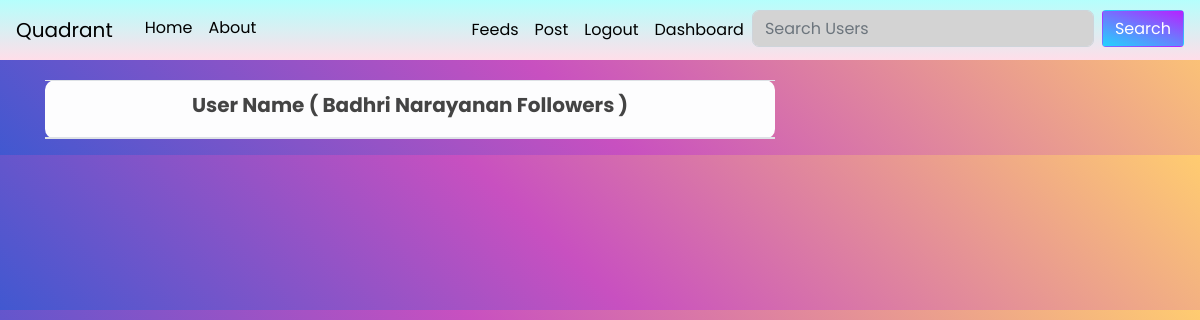
The page /account/followers (signed in) on the database as committed earlier.
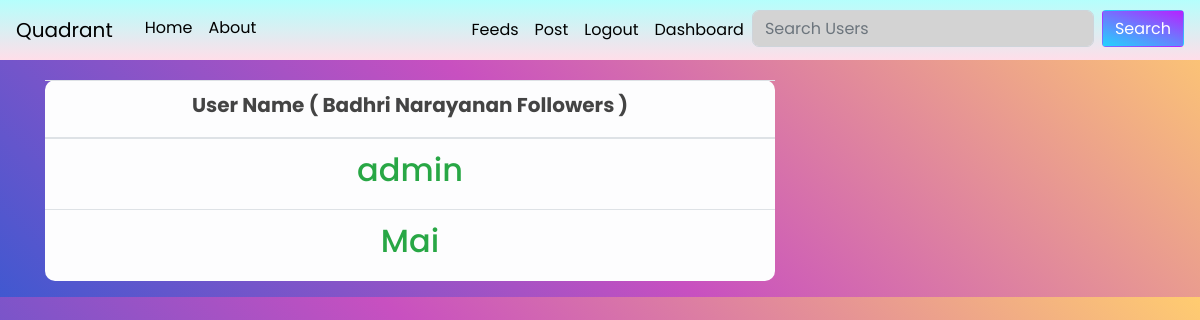
The same page on the database as committed later.
### flaskblog/models.py (models this page shows)
class User(db.Model,UserMixin):
    id = db.Column(db.Integer, primary_key=True)
    username = db.Column(db.String(20), unique=True ,nullable=False)
    email = db.Column(db.String(120), unique=True, nullable=False)
    image_file = db.Column(db.String(20), nullable=False, default='default.png')
    password = db.Column(db.String(60), nullable=False)
    posts = db.relationship('Post', backref='author', lazy=True)
    comments = db.relationship('Comment', backref='user', lazy=True,cascade="all, delete-orphan")
    likes = db.relationship('Like', backref='user', lazy=True,cascade="all, delete-orphan")
    def __repr__(self):
        return f"User('{self.username}', '{self.email}', '{self.image_file}')"

class Follow(db.Model):
    id = db.Column(db.Integer, primary_key=True)
    UserName = db.Column(db.String(20))
    FollowedBy=db.Column(db.String(20))

### flaskblog/routes.py (the view)
@app.route("/account/followers")
def followers():
    followers=Follow.query.filter_by(UserName=current_user.username).all()
    followers_list=[each.FollowedBy for each in followers]
    print(current_user)
    return render_template('followers.html', title='Followers',followers_list=followers_list)

### flaskblog/forms.py
class SearchForm(FlaskForm):
    searched = StringField('Searched',
                        validators=[DataRequired()])
    submit = SubmitField('Searched')

### flaskblog/models.py (called while the page is built)
@login_manager.user_loader
def load_user(user_id):
    return User.query.get(int(user_id))

### flaskblog/routes.py (called while the page is built)
@app.context_processor
def layout():
    form=SearchForm()
    return dict(form=form)

### flaskblog/templates/followers.html
{% extends "layout.html" %}
{% block content %}
<table class="table table-hover table-light" style="border-radius: 10px;">
  <thead>
    <tr>
     <th scope="col" style="text-align: center;"><h5><b> User Name (  {{ current_user.username }}   Followers )</b></h5></th>
    </tr>
  </thead>
    <tbody>
      {% for follower in followers_list%}
      <tr>
        <td colspan="1">
          <h2>
            <a  href="/user/{{follower}}" > <h2 class="text-success" style="text-align: center;">
              {{follower}}
            </h2> </a></td>
      </tr>
      {% endfor %}
    </tbody>
  </table>
{% endblock content %}

### flaskblog/templates/layout.html (shortened to what this page needs)
<!DOCTYPE html>
<html>
<head>
    <link rel="stylesheet" href="https://maxcdn.bootstrapcdn.com/bootstrap/4.0.0/css/bootstrap.min.css">
    <link rel="stylesheet" type="text/css" href="{{ url_for('static', filename='main.css') }}">
    <link rel="stylesheet" href="https://cdnjs.cloudflare.com/ajax/libs/font-awesome/4.7.0/css/font-awesome.min.css">
</head>
<body>
    <header class="site-header">
      <nav class="navbar navbar-expand-md navbar-light  fixed-top" style="background-color: #FFDEE9;
      background-image: linear-gradient(0deg, #FFDEE9 0%, #B5FFFC 100%);
      ;
      ">
          <a style="color:black;" class="navbar-brand mr-4 " href="/">Quadrant</a>
          <div class="collapse navbar-collapse" id="navbarToggle">
            <div class="navbar-nav mr-auto">
              <a class="nav-item nav-link mb-1" href="{{ url_for('home') }}">Home</a>
              <a class="nav-item nav-link mb-1 " href="{{ url_for('about') }}">About</a>
            </div>
            <div class="navbar-nav">
              {% if current_user.is_authenticated %}
                 <a class="nav-item nav-link  " href="{{ url_for('feed') }}"> Feeds</a>
                  <a class="nav-item nav-link  " href="{{ url_for('new_post') }}">Post</a>
                  <a class="nav-item nav-link " href="{{ url_for('logout') }}">Logout</a>
                  <a class="nav-item nav-link " href="{{ url_for('account') }}">Dashboard</a>
              {% else %}
                 <a class="nav-item nav-link " href="{{ url_for('login') }}">Login</a>
                 <a class="nav-item nav-link " href="{{ url_for('register') }}">Register</a>
                 {% endif %}
                <form method="POST" action="{{url_for('search')}}" class="d-flex" style="width:100%">
                  <input style="height:37px;border-radius: 7px;background-color: lightgray;" class="form-control" type="search" placeholder="Search Users" aria-label="Search" name="searched">
                  <button class="btn text-white ml-2"  type="submit" style="height:37px;background-color: #21D4FD;
                  background-image: linear-gradient(19deg, #21D4FD 0%, #B721FF 100%);
                  ">Search</button>
                </form>
              </div>
          </div>
      </nav>
    </header>
    <main role="main" class="container">
      <div class="row">
        <div class="col-md-8">
          {% block content %}
          {% endblock %}
        </div>
      </div>
    </main>
</body>
</html>

### flaskblog/static/main.css (style rules this page uses)
body { color: #333333; margin-top: 5rem; font-family: 'Poppins', sans-serif; background-color: #4158D0; background-image: linear-gradient(43deg, #4158D0 0%, #C850C0 46%, #FFCC70 100%); }
h1, h2, h3, h4, h5, h6 { color: #444444; }
.site-header .navbar-nav .nav-link { color: black; }

Rows that differ between the two databases and show on the page:
added Follow: FollowedBy "admin"
added Follow: FollowedBy "Mai"
